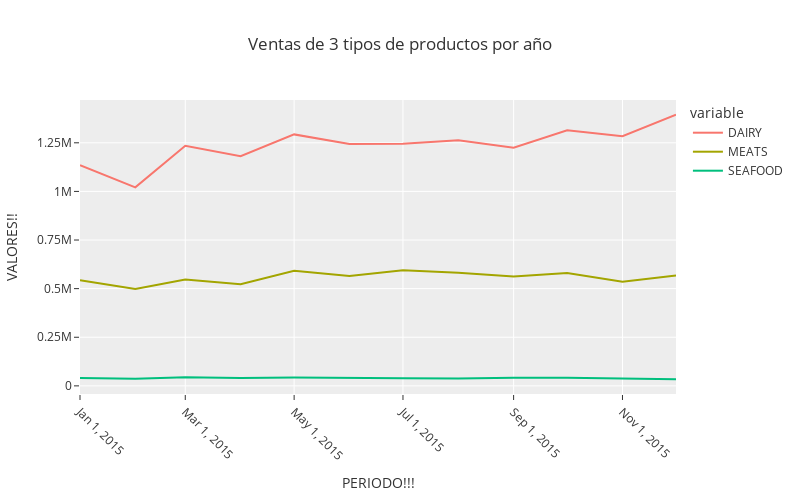

Notebook source saved alongside this figure:
### Markdown cell above
https://plotly.com/python/templates/

### Code cell
fig = px.line(
    df,
    width=800,# medida en px
    height=500,
    template='ggplot2', # styles por temas
    title='Ventas de 3 tipos de productos por año',

)

# otra forma mas intuitiva
fig.update_layout(
    xaxis_title="PERIODO!!!",
    yaxis_title="VALORES!!",
)


fig.update_xaxes(
    tickangle=45,
    tickvals=df.index.values[::2],
    tickmode='array'
)

# lo maneja diferente
fig.update_yaxes(
    #nticks=20 # valor aproximado si entran, son equidistantes y a veces no llega
    #tickvals=[500000,1000000] # valores exactos a mostrar
    dtick=250000# distancia entre los ticks
)

fig.show()

### Figure 1 — Plotly figure (JSON) as saved in the notebook; plotly's stock layout.template omitted (floating-point values rounded to 4 significant figures)
{"data": [{"hovertemplate": "variable=DAIRY<br>fecha=%{x}<br>value=%{y}<extra></extra>", "legendgroup": "DAIRY", "line": {"color": "#F8766D", "dash": "solid"}, "marker": {"symbol": "circle"}, "mode": "lines", "name": "DAIRY", "orientation": "v", "showlegend": true, "type": "scatter", "x": ["2015-01", "2015-02", "2015-03", "2015-04", "2015-05", "2015-06", "2015-07", "2015-08", "2015-09", "2015-10", "2015-11", "2015-12"], "xaxis": "x", "y": [1134521, 1020747, 1234851, 1181180, 1293308, 1243588, 1244815, 1263428, 1224619, 1314827, 1283672, 1394582], "yaxis": "y"}, {"hovertemplate": "variable=MEATS<br>fecha=%{x}<br>value=%{y}<extra></extra>", "legendgroup": "MEATS", "line": {"color": "#A3A500", "dash": "solid"}, "marker": {"symbol": "circle"}, "mode": "lines", "name": "MEATS", "orientation": "v", "showlegend": true, "type": "scatter", "x": ["2015-01", "2015-02", "2015-03", "2015-04", "2015-05", "2015-06", "2015-07", "2015-08", "2015-09", "2015-10", "2015-11", "2015-12"], "xaxis": "x", "y": [543100.0, 498700.0, 546500.0, 522300.0, 591700.0, 565000.0, 594900.0, 581200.0, 562700.0, 580800.0, 535900.0, 567400.0], "yaxis": "y"}, {"hovertemplate": "variable=SEAFOOD<br>fecha=%{x}<br>value=%{y}<extra></extra>", "legendgroup": "SEAFOOD", "line": {"color": "#00BF7D", "dash": "solid"}, "marker": {"symbol": "circle"}, "mode": "lines", "name": "SEAFOOD", "orientation": "v", "showlegend": true, "type": "scatter", "x": ["2015-01", "2015-02", "2015-03", "2015-04", "2015-05", "2015-06", "2015-07", "2015-08", "2015-09", "2015-10", "2015-11", "2015-12"], "xaxis": "x", "y": [40470.0, 36070.0, 43810.0, 39980.0, 42510.0, 38780.0, 38540.0, 37770.0, 41910.0, 41420.0, 38820.0, 33730.0], "yaxis": "y"}], "layout": {"height": 500, "legend": {"title": {"text": "variable"}, "tracegroupgap": 0}, "title": {"text": "Ventas de 3 tipos de productos por año"}, "width": 800, "xaxis": {"anchor": "y", "domain": [0, 1], "tickangle": 45, "tickmode": "array", "tickvals": ["2015-01", "2015-03", "2015-05", "2015-07", "2015-09", "2015-11"], "title": {"text": "PERIODO!!!"}}, "yaxis": {"anchor": "x", "domain": [0, 1], "dtick": 250000, "title": {"text": "VALORES!!"}}}}
